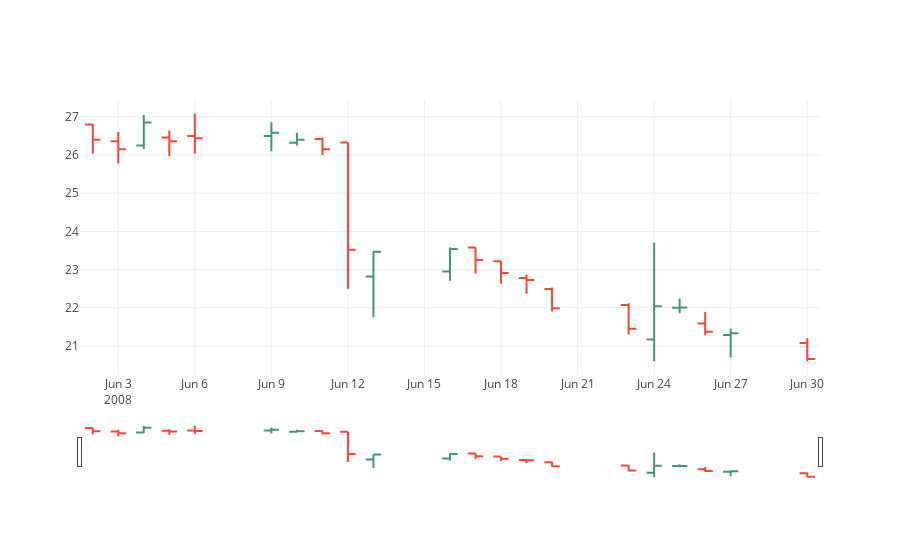

The code cell stored with this chart in its notebook:
### Markdown cell above
## <a id='2.6'>2.6 OHLC charts</a>
An OHLC chart is any type of price chart that shows the **open, high, low and close** price of a certain time period. Open-high-low-close Charts (or OHLC Charts) are used as a trading tool to visualise and analyse the price changes over time for securities, currencies, stocks, bonds, commodities, etc. OHLC Charts are useful for interpreting the day-to-day sentiment of the market and forecasting any future price changes through the patterns produced.

The y-axis on an OHLC Chart is used for the price scale, while the x-axis is the timescale. On each single time period, an OHLC Charts plots a symbol that represents two ranges: the highest and lowest prices traded, and also the opening and closing price on that single time period (for example in a day). On the range symbol, the high and low price ranges are represented by the length of the main vertical line. The open and close prices are represented by the vertical positioning of tick-marks that appear on the left (representing the open price) and on right (representing the close price) sides of the high-low vertical line.

Colour can be assigned to each OHLC Chart symbol, to distinguish whether the market is "bullish" (the closing price is higher then it opened) or "bearish" (the closing price is lower then it opened).

<img src="https://datavizcatalogue.com/methods/images/anatomy/SVG/OHLC_chart.svg">

Source: [Datavizcatalogue](https://datavizcatalogue.com/methods/OHLC_chart.html)

### Code cell
# OHLC chart of June 2008
trace = go.Ohlc(x=google['06-2008'].index,
                open=google['06-2008'].Open,
                high=google['06-2008'].High,
                low=google['06-2008'].Low,
                close=google['06-2008'].Close)
data = [trace]
iplot(data, filename='simple_ohlc')

### Figure 1 — Plotly figure (JSON) as saved in the notebook; plotly's stock layout.template omitted (floating-point values rounded to 4 significant figures)
{"data": [{"close": [26.4, 26.15, 26.85, 26.36, 26.44, 26.58, 26.4, 26.15, 23.52, 23.47, 23.54, 23.25, 22.91, 22.73, 21.99, 21.45, 22.04, 22.01, 21.37, 21.33, 20.66], "high": [26.81, 26.6, 27.05, 26.64, 27.08, 26.86, 26.58, 26.46, 26.33, 23.48, 23.58, 23.58, 23.22, 22.87, 22.53, 22.12, 23.71, 22.24, 21.89, 21.46, 21.2], "low": [26.03, 25.78, 26.16, 25.97, 26.03, 26.1, 26.25, 26, 22.5, 21.75, 22.71, 22.9, 22.63, 22.37, 21.9, 21.3, 20.6, 21.86, 21.28, 20.7, 20.6], "open": [26.8, 26.36, 26.25, 26.46, 26.5, 26.5, 26.32, 26.42, 26.33, 22.82, 22.95, 23.58, 23.22, 22.78, 22.49, 22.07, 21.17, 22, 21.59, 21.29, 21.08], "type": "ohlc", "uid": "e32e9bf2-511f-4507-a88a-6e02fe654b15", "x": ["2008-06-02", "2008-06-03", "2008-06-04", "2008-06-05", "2008-06-06", "2008-06-09", "2008-06-10", "2008-06-11", "2008-06-12", "2008-06-13", "2008-06-16", "2008-06-17", "2008-06-18", "2008-06-19", "2008-06-20", "2008-06-23", "2008-06-24", "2008-06-25", "2008-06-26", "2008-06-27", "2008-06-30"]}], "layout": {}}
